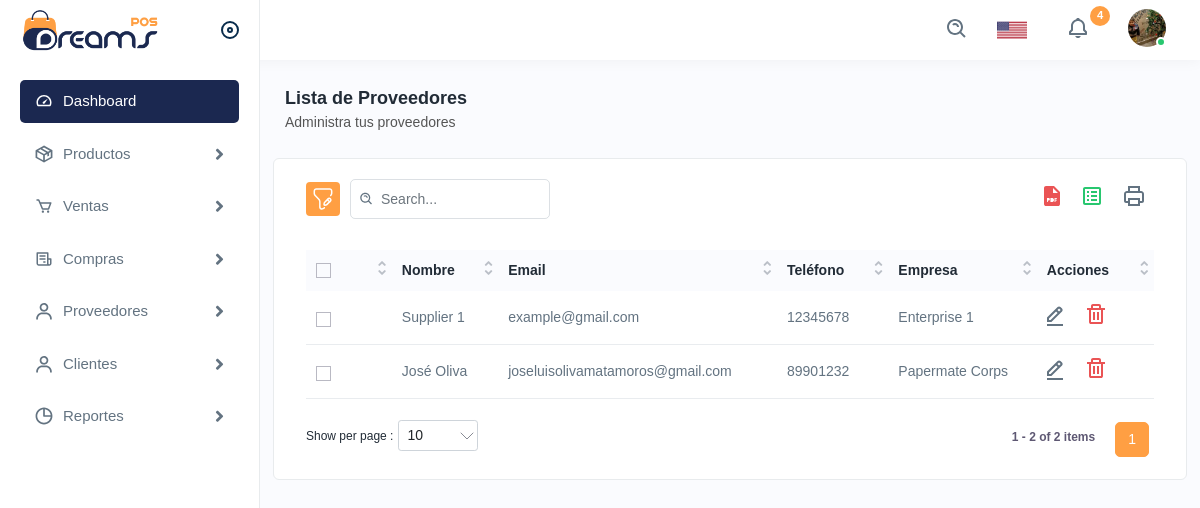
Page /list/supplier/ (signed in) on the committed database.
### backend/models.py (models this page shows, shortened)
class Proveedor(models.Model):
    nombre = models.CharField(max_length=100)
    email = models.EmailField(max_length=255, blank=True, null=True)
    telefono = models.CharField(max_length=15, blank=True, null=True)
    empresa = models.ForeignKey(Empresa, on_delete=models.CASCADE)

class Empresa(models.Model):
    nombre = models.CharField(max_length=100)

### backend/views.py (the view)
# urls.py: path('list/supplier/', login_required(SupplierListView.as_view()), name='list_supplier'),
class SupplierListView(ListView):
    model = Proveedor
    template_name = 'dashboard/list_suppliers.html'
    context_object_name = 'suppliers'

### backend/templates/dashboard/list_suppliers.html (shortened to what this page needs)
{% extends 'base.html' %}
{% load static %}
{% block content %}
<div class="page-header">
    <div class="page-title">
        <h4>Lista de Proveedores</h4>
        <h6>Administra tus proveedores</h6>
    </div>
</div>
<div class="card">
    <div class="card-body">
        <div class="table-top">
            <div class="search-set">
                <div class="search-path">
                    <a class="btn btn-filter" id="filter_search">
                        <img src="{% static 'assets/img/icons/filter.svg' %}" alt="img" />
                    </a>
                </div>
                <div class="search-input">
                    <a class="btn btn-searchset">
                        <img src="{% static 'assets/img/icons/search-white.svg' %}" alt="img" />
                    </a>
                </div>
            </div>
            <div class="wordset">
                <ul>
                    <li>
                        <a data-bs-toggle="tooltip" data-bs-placement="top" title="pdf">
                            <img src="{% static 'assets/img/icons/pdf.svg' %}" alt="img" />
                        </a>
                    </li>
                    <li>
                        <a data-bs-toggle="tooltip" data-bs-placement="top" title="excel">
                            <img src="{% static 'assets/img/icons/excel.svg' %}" alt="img" />
                        </a>
                    </li>
                    <li>
                        <a data-bs-toggle="tooltip" data-bs-placement="top" title="print">
                            <img src="{% static 'assets/img/icons/printer.svg' %}" alt="img" />
                        </a>
                    </li>
                </ul>
            </div>
        </div>
        <div class="table-responsive">
            <table class="table datanew">
                <thead>
                    <tr>
                        <th>
                            <label class="checkboxs">
                                <span class="checkmarks"></span>
                            </label>
                        </th>
                        <th>Nombre</th>
                        <th>Email</th>
                        <th>Teléfono</th>
                        <th>Empresa</th>
                        <th>Acciones</th>
                    </tr>
                </thead>
                <tbody>
                    {% for supplier in suppliers %}
                    <tr>
                        <td>
                            <label class="checkboxs">
                                <span class="checkmarks"></span>
                            </label>
                        </td>
                        <td>{{ supplier.nombre }}</td>
                        <td>{{ supplier.email|default:"Sin email" }}</td>
                        <td>{{ supplier.telefono|default:"Sin teléfono" }}</td>
                        <td>{{ supplier.empresa.nombre }}</td>
                        <td>
                            <a class="me-3" href="{% url 'update_supplier' supplier.id %}">
                                <img src="{% static 'assets/img/icons/edit.svg' %}" alt="img" />
                            </a>
                                <form class="d-inline" action="{% url 'delete_supplier' supplier.id %}" method="post">
                                    <button type="button" class="btn confirm-text p-0 m-0 align-baseline">
                                        <img src="{% static 'assets/img/icons/delete.svg' %}" alt="img" />
                                    </button>
                                </form>
                        </td>
                    </tr>
                    {% endfor %}
                </tbody>
            </table>
        </div>
    </div>
</div>
{% endblock content %}</a>

### rows in the picture
Proveedor: nombre "Supplier 1", email "example@gmail.com", telefono "12345678", empresa.nombre "Enterprise 1"
Proveedor: nombre "José Oliva", email "joseluisolivamatamoros@gmail.com", telefono "89901232", empresa.nombre "Papermate Corps"
